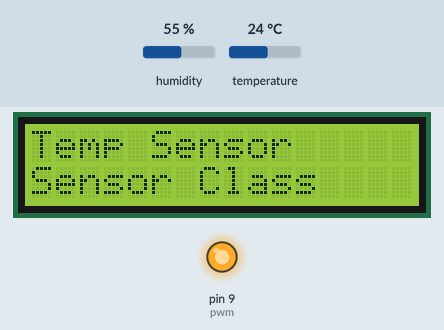
Bench run of a sketch on a simulated Arduino Uno, built with avr-gcc and run on an emulated ATmega328P. Parts: 16×2 character LCD, output pins drawn as LEDs (lit = HIGH). The test bench sets the inputs (shaded band); at power-on: temperature 24 °C, humidity 55 %. What the sketch prints to the serial monitor is not drawn.

Above: at 2.2 s.
At 6.7 s:
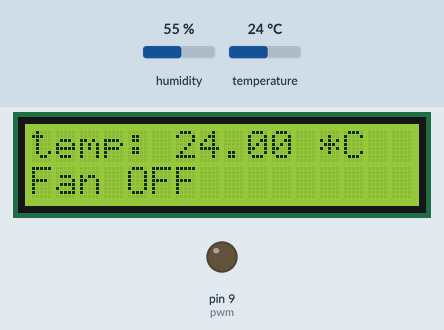
6.8 s: temperature set to 24.5 °C
At 10.8 s:
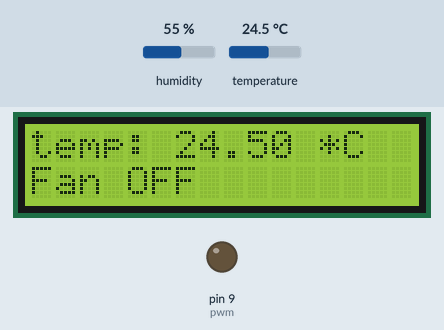
12.2 s: temperature set to 25.8 °C
At 15.4 s:
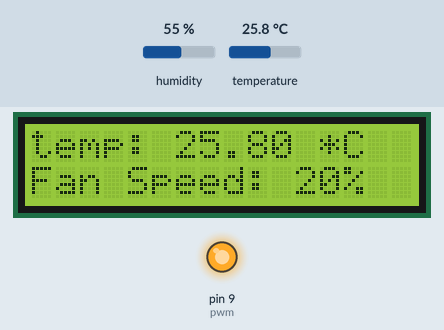
20.1 s: temperature set to 12 °C
At 23.4 s:
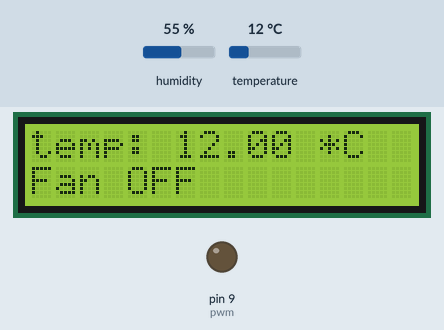
Timing chart, 0 to 24.9 s (numbered marks = the images above; inputs shaded):
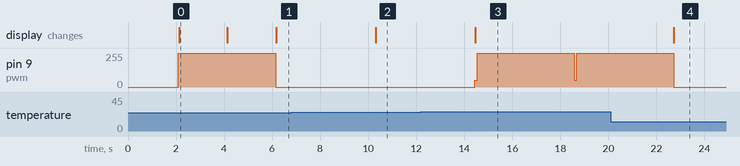

Measured:
- the behaviour switches between 24.9 and 25 °C on temperature (found by bisection; images 2 and 3)
- after the input at 6.8 s, the display: changes after 3.5 s (image 2)
- after the input at 12.2 s, pin 9 (pwm): alternates 255/255 for 4.0 s and 51/255 for 0.12 s, starting after 2.2 s; the display: changes after 2.3 s (image 3)
- after the input at 20.1 s, the display: changes after 2.6 s (image 4)
- what the display in image 0 shows lasts 2.0 s, from 2.1 s to 4.1 s

The sketch:

LCD_Temp_hum_sensor.ino
```cpp
/*Introduction to Sensors and Application Class #7 */

#include "DHT.h"
#include <LiquidCrystal_I2C.h>
LiquidCrystal_I2C lcd(0x27, 16, 2);
#define DHTPIN 8     // what pin we're connected to
//#define DHTTYPE DHT11   // DHT 11
#define DHTTYPE DHT22   // DHT 22
#define pwm 9
byte degree[8] =
{
  0b00011,
  0b00011,
  0b00000,
  0b00000,
  0b00000,
  0b00000,
  0b00000,
  0b00000
};
// Initialize DHT sensor for normal 16mhz Arduino
DHT dht(DHTPIN, DHTTYPE);
void setup() {
  //lcd.begin();
  lcd.init();      // initialize the lcd
  lcd.backlight(); // open the backlight
  lcd.createChar(1, degree);
  lcd.clear();
  lcd.print("   Fan Speed  ");
  lcd.setCursor(0, 1);
  lcd.print("  Controlling ");
  delay(2000);
  analogWrite(pwm, 255);
  lcd.clear();
  lcd.print("Temp Sensor");
  lcd.setCursor(0, 1);
  lcd.print("Sensor Class");
  delay(2000);
  lcd.clear();
  Serial.begin(9600);
  dht.begin();
}
void loop() {
  // Wait a few seconds between measurements.
  delay(2000);
  // Reading temperature or humidity takes about 250 milliseconds!
  // Sensor readings may also be up to 2 seconds 'old' (its a very slow sensor)
  float h = dht.readHumidity();
  // Read temperature as Celsius
  float t = dht.readTemperature();
  // Check if any reads failed and exit early (to try again).
  if (isnan(h) || isnan(t)) {
  Serial.println("Failed to read from DHT sensor!");
    return;
  }
  Serial.print("Humidity: ");
  Serial.print(h);
  Serial.print(" %\t");
  Serial.print("temperature: ");
  Serial.print(t);
  Serial.print(" *C ");
  lcd.clear();
  lcd.setCursor(0, 0);
  lcd.print("temp: ");
  lcd.print(t);   // Printing temperature on LCD
  lcd.print(" *C");
  lcd.setCursor(0, 1);
  if (t < 25 )
{
  analogWrite(9, 0);
    lcd.print("Fan OFF            ");
    delay(100);
  }
  else if (t >= 25 && t <= 29)
{
  analogWrite(pwm, 51);
    lcd.print("Fan Speed: 20%   ");
    delay(100);
    digitalWrite(pwm, 51);
  }
  else if (t >= 29 && t <= 30)
{
  analogWrite(pwm, 102);
    lcd.print("Fan Speed: 40%   ");
    digitalWrite(pwm, 102);
    delay(100);

  }
  else if (t >= 30 && t <= 31)
{
    analogWrite(pwm, 153);
    lcd.print("Fan Speed: 60%   ");
    digitalWrite(pwm, 153);
    delay(100);
  }
 else if (t >= 31 && t <= 32)
{
    analogWrite(pwm, 204);
    lcd.print("Fan Speed: 80%    ");
    digitalWrite(pwm, 204);
    delay(100);
  }
  else if (t >= 32)
{
    analogWrite(pwm, 255);
    lcd.print("Fan Speed: 100%   ");
    digitalWrite(pwm, 255);
    delay(100);
  }
  delay(2000);
}
```
